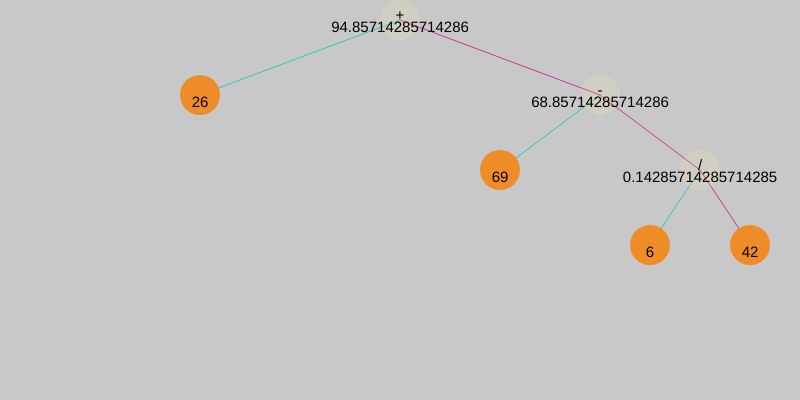
Frame 1 (no input)
Frame 60 (no input): identical to frame 1, image omitted
Frame 120 (the mouse pressed at the canvas centre since frame 60): identical to frame 1, image omitted

The p5.js sketch that drew this single still picture (run headless with seeded random() and noise() and a simulated clock; from frame 60 on, the mouse is pressed at the canvas centre):

// p5.js sketch
// ── sketch.js

var expBox = document.getElementById("expression");

var PART_SIZE = 40;
var DEFAULT_C = '#FFF08C28';

var PLUS = 0;
var MINUS = 1;
var TIMES = 2;
var DIVIDE = 3;
var VAL = 4;

var Y_SPACE = 75;
var PRE = 0;
var POST = 1;
var IN = 2;
var MAX_DEPTH = 5;
var RAND_TREE = 4;

var fir;
var prefix = "+ - * 80.0 66.0 36.0 * 58.0 - 36.0 51.0";
var prefix2 = "(+ (- (* 80.0 66.0) 36.0) (* 58.0 (- 36.0 51.0)))";
var infix = "((22.0 - (43.0 + (52.0 - 62.0))) + (4.0 * 72.0))";

function setup() {
  createCanvas(800, 400);
  background(200);

  fir = new ExpressionTree(400, 20, 4, false, RAND_TREE);
  //fir = new ExpressionTree(400, 20, infix, ExpressionTree.IN);
  //fir = new ExpressionTree(400, 20, prefix2, ExpressionTree.PRE);

  fir.evaluate();
  fir.display();

  //print(fir.traverse(IN));
  //print(fir.traverse(PRE));
  //print(fir.traverse(POST));


  //println(expressionToList(infix));
  //println(expressionToList(prefix));
}//setup


function draw() {
  background(200);
  fir.display();
}//draw

function keyPressed() {
  if (key == 'r') {
    fir = new ExpressionTree(400, 20, 5, false, RAND_TREE);
    print(fir.traverse(IN));
  }

  else if (key == 'i') {
    fir = new ExpressionTree(400, 20, MAX_DEPTH, infix, IN);
  }

  else if (key == 'p') {
    fir = new ExpressionTree(400, 20, MAX_DEPTH, prefix, PRE);
  }
  fir.evaluate();
}//keyPressed


function mousePressed() {
  var selected = fir.findNode(int(mouseX), int(mouseY));
  if (selected != null) {
    selected.flipNode();
    fir.evaluate();
    fir.display();
    //saveFrame("l04_exp-tree-nan.png");
  }
}//mousePressed


function tokenize(expression) {
  var tokens = new Array();
  var parens = "";
  while (expression.length > 0) {
    var c = expression.charAt(0);
    if (c == '(' || c == ')' ||
        c == '+' || c == '-' ||
        c == '*' || c == '/') {
      tokens.push(str(c));
      expression = expression.substring(1);
    }//operators & parens
    else if ( c >= '0' && c <= '9') {
      var i = 0;
      while (i < expression.length &&
             ((expression.charAt(i) >= '0' &&
             expression.charAt(i) <= '9') ||
             expression.charAt(i) == '.'))  {
        i++;
      }//find the end of the number
      var num = expression.substring(0, i);
      tokens.push(num);
      expression = expression.substring(i);
    }//numbers
    else {
      expression = expression.substring(1);
    }//ignore spaces
  }
  return tokens;
}//tokenize

class ExpressionTreeNode {

  constructor(token, x, y, t, v) {
    this.position = new p5.Vector(x, y);
    this.psize = PART_SIZE;
    this.left = null;
    this.right = null;
    this.c = color(240, 140, 40);
    if (token == false) {
      this.type = t;
      this.value = v;
    }
    else {
      this.type = 4;
      this.value = 0;
      var tokenValue = float(token);

      if (isNaN(tokenValue)) {
        this.type = this.nodeTypeFromString(token);
      }//operation node
      else {
        this.value = tokenValue;
      }//value Node
    }
  }//float constructor


  nodeTypeFromString(token) {
    var op = PLUS;
    if (token == "-") {
      op = MINUS;
    }
    else if (token == "*") {
      op = TIMES;
    }
    else if (token == "/") {
      op = DIVIDE;
    }
    return op;
  }//nodeTypeFromString

  getDisplayString() {
    var s = str(this.value);
    if (this.type != VAL) {
      if (this.type == PLUS) {
        s = "+";
      }
      else if (this.type == MINUS) {
        s = "-";
      }
      else if (this.type == TIMES) {
        s = "*";
      }
      else if (this.type == DIVIDE) {
        s = "/";
      }
    }
    return s;
  }//getDisplayString

  contains(x, y) {
    var d = this.position.dist(new p5.Vector(x, y));
    return d <= this.psize;
  }//contains

  flipNode() {
    if (this.type != VAL) {
      this.type = (this.type + 1) % 4;
    }
    else {
      if (this.value == 0) {
        this.value = int(random(100));
      }
      else {
        this.value = 0;
      }
    }
  }//filpNode

  display() {
    if (this.left != null) {
      stroke(40, 200, 190);
      line(this.position.x, this.position.y, this.left.position.x, this.left.position.y);
    }
    if (this.right != null) {
      stroke(210, 50, 150);
      line(this.position.x, this.position.y, this.right.position.x, this.right.position.y);
    }
    noStroke();
    fill(this.c);
    circle(this.position.x, this.position.y, this.psize);
    fill(0);
    textSize(15);
    textAlign(CENTER, TOP);
    text(this.value, this.position.x, this.position.y);
    if (this.type != VAL) {
      textAlign(CENTER, BASELINE);
      text(this.getDisplayString(), this.position.x, this.position.y);
    }
  }//display

}//node

class ExpressionTree {

  constructor(x, y, numLevels, expression, expType) {
    if (expType == RAND_TREE) {
      this.totalLevels = numLevels;
      this.root = this.makeTree(x, y, numLevels);
      this.populateTree(this.root);
    }
    else {
      this.totalLevels = MAX_DEPTH;
      var tokens = tokenize(expression);
      if (expType == PRE) {
        this.root = this.makeTreePrefix(x, y, tokens, this.totalLevels);
      }
      else {
        this.root = this.makeTreeInfix(x, y, tokens, this.totalLevels);
      }
    }
  }//constructor

  makeTree(x, y, numLevels) {
    if (numLevels == 0) {
      return null;
    }

    var newNode = new ExpressionTreeNode(false, x, y, 0, 0);

    var xoffset = width / (pow(2, this.totalLevels - numLevels+2));
    var leftX = int(x + xoffset * -1);
    var rightX = int(x + xoffset);
    var newY = y + Y_SPACE;

    if ( random(this.totalLevels) >= (this.totalLevels - numLevels)) {
      newNode.left = this.makeTree(leftX, newY, numLevels-1);
      newNode.right = this.makeTree(rightX, newY, numLevels-1);
    }
    return newNode;
  }//makeTree

  populateTree(current) {
    if (current.left == null && current.right == null) {
      current.type = VAL;
      current.value = int(random(100));
      //current.value = 0;
    }
    else {
      current.type = int(random(4));
      this.populateTree(current.left);
      this.populateTree(current.right);
    }
  }//populateTree

  makeTreePrefix(x, y, tokens, numLevels) {
    if ( tokens.length == 0 ) {
      return null;
    }//no more nodes!

    var token = tokens.shift();
    if (token == "(" || token == ")") {
      return this.makeTreePrefix(x, y, tokens, numLevels);
    }

    var newNode = new ExpressionTreeNode(token, x, y, 0, 0);

    if (newNode.type == VAL) {
      return newNode;
    }
    else {
      var xoffset = width / (pow(2, this.totalLevels - numLevels+2));
      var leftX = int(x + xoffset * -1);
      var rightX = int(x + xoffset);
      var newY = y + Y_SPACE;

      newNode.left = this.makeTreePrefix(leftX, newY, tokens, numLevels-1);
      newNode.right = this.makeTreePrefix(rightX, newY, tokens, numLevels-1);

      return newNode;
    }//operator, make a node
  }//convertToTree


  makeTreeInfix(x, y, tokens, numLevels) {
    if ( tokens.length == 0 ) {
      return null;
    }//no more nodes!
    var newNode = new ExpressionTreeNode(false, x, y, 0, 0);
    var xoffset = width / (pow(2, this.totalLevels - numLevels+2));
    var leftX = int(x + xoffset * -1);
    var rightX = int(x + xoffset);
    var newY = y + Y_SPACE;

    var token = tokens.shift();
    var tokenValue = float(token);

    if (token == "(") {
      newNode.left = this.makeTreeInfix(leftX, newY, tokens, numLevels-1);
      token = tokens.shift(); //operation
      newNode.type = newNode.nodeTypeFromString(token);
      newNode.right = this.makeTreeInfix(rightX, newY, tokens, numLevels-1);
      tokens.shift(); //closing parentheses
    }
    else {
      newNode.type = VAL;
      newNode.value = tokenValue;
    }//number
    return newNode;
  }

  displayHelper(current) {
    if (current != null) {
      current.display();
      this.displayHelper(current.left);
      this.displayHelper(current.right);
    }
  }//display
  display() {
    this.displayHelper(this.root);
  }//display wrapper

  traverse(type) {
    if (type == PRE)
      return this.preOrder(this.root);
    else if (type == POST)
      return this.postOrder(this.root);
    else if (type == IN)
      return this.inOrder(this.root);
    return "";
  }//traverse wrapper

  inOrder(current) {
    var s = "";
    if (current != null) {
      s = current.getDisplayString();
      if (current.type == VAL) {
        return s;
      }
      else {
        return "(" + this.inOrder(current.left) + " " + s + " " +  this.inOrder(current.right) + ")";
      }
    }
    return s;
  }//inOrder

  preOrder(current) {
    var s = "";
    if (current != null) {
      s = current.getDisplayString();
      if (current.type == VAL) {
        return s;
      }
      else {
        return "(" + s + " " + this.preOrder(current.left) + " " + this.preOrder(current.right) + ")";
      }
    }
    return "";
  }

  postOrder(current) {
    var s = "";
    if (current != null) {
      s = current.getDisplayString();
      if (current.type == VAL) {
        return s;
      }
      else {
        return "(" + this.postOrder(current.left) + " " + this.postOrder(current.right) + " " + s + ")";
      }
    }
    return s;
  }

  evaluateHelper(current) {
    if (current.type == VAL) {
      return current.value;
    }
    else {
      var leftValue = this.evaluateHelper(current.left);
      var rightValue = this.evaluateHelper(current.right);
      if (current.type == PLUS) {
        current.value = leftValue + rightValue;
      }
      else if (current.type == MINUS) {
        current.value = leftValue - rightValue;
      }
      else if (current.type == TIMES) {
        current.value = leftValue * rightValue;
      }
      else if (current.type == DIVIDE) {
        current.value = leftValue / rightValue;
      }
      if (!isFinite(current.value) || isNaN(current.value)) {
        current.c = color(255, 0, 0);
        return NaN;
      }
      else {
        current.c = DEFAULT_C;
      }
      return current.value;
    }
  }//evaluate
  evaluate() {
    this.evaluateHelper(this.root);
  }//evaluate wrapper

 findNodeHelper(current, x, y) {
   if (current == null) {
     return null;
   }
   else if (current.contains(x, y)) {
     return current;
   }
   else if (x > current.position.x) {
     return this.findNodeHelper(current.right, x, y);
   }
   else {
     return this.findNodeHelper(current.left, x, y);
   }
 }//findNode
 findNode(x, y) {
    return this.findNodeHelper(this.root, x, y);
 }//findNode wrapper



}//ExpressionTree
